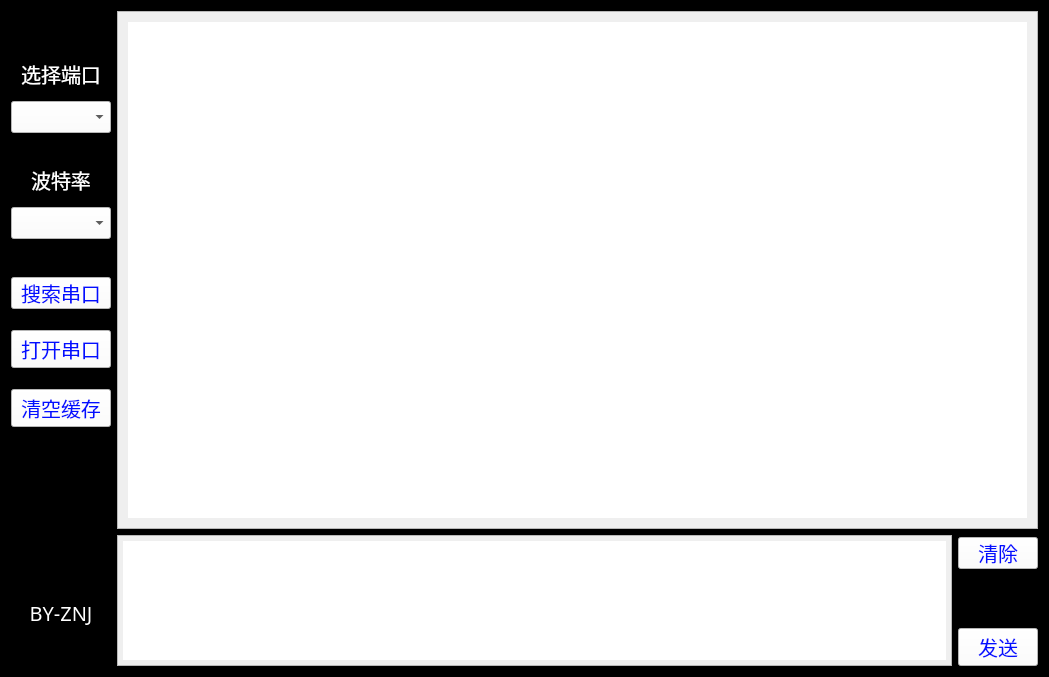
<?xml version="1.0" encoding="UTF-8"?>
<ui version="4.0">
 <class>Serial</class>
 <widget class="QWidget" name="Serial">
  <property name="geometry">
   <rect>
    <x>0</x>
    <y>0</y>
    <width>1049</width>
    <height>677</height>
   </rect>
  </property>
  <property name="sizePolicy">
   <sizepolicy hsizetype="Fixed" vsizetype="Fixed">
    <horstretch>0</horstretch>
    <verstretch>0</verstretch>
   </sizepolicy>
  </property>
  <property name="windowTitle">
   <string>小姐姐喊你收消息啦V1.1</string>
  </property>
  <property name="windowIcon">
   <iconset resource="com.qrc">
    <normaloff>:/新前缀/icon.jpg</normaloff>:/新前缀/icon.jpg</iconset>
  </property>
  <property name="layoutDirection">
   <enum>Qt::LeftToRight</enum>
  </property>
  <property name="styleSheet">
   <string notr="true">QPushButton { 

	color: rgb(2, 15, 255);
    font-size:20px;
	background-color: white;
}

QTextBrowser#textBrowser1{
	font-family:微软雅黑; 
    color: white ;
    font-size:20px;
padding:10px 10px;
}

QLabel#label{ 
	font-family:迷你简黄草;
    color: white ;
    font-size:22px;
}
QLabel#label1{ 
	font-family:迷你简黄草;
    color: white ;
    font-size:20px;
}
QLabel#label2{ 
	font-family:迷你简黄草;
    color: white ;
    font-size:20px;
}
QLabel#label_2{ 
	font-family:	Cooper Black;
    color: white ;
    font-size:20px;
}

.QWidget{ background-color: black }

QComboBox{
	font: 75 9pt &quot;Arial&quot;;
    color: black ;
    font-size:20px;
}

QPlainTextEdit{
	padding:5px 5px;
	font-family:微软雅黑;
	    font-size:20px;
}

QPushButton#button3{
margin-top : 2px;
margin-bottom:0px
padding:10px 10px;
}

QPushButton#button4{
margin-top : 2px;
margin-bottom:0px
padding:10px 10px;
}

</string>
  </property>
  <layout class="QHBoxLayout" name="horizontalLayout_2">
   <item>
    <layout class="QVBoxLayout" name="verticalLayout_9">
     <item>
      <layout class="QVBoxLayout" name="verticalLayout_8">
       <item>
        <widget class="QLabel" name="label_3">
         <property name="enabled">
          <bool>true</bool>
         </property>
         <property name="sizePolicy">
          <sizepolicy hsizetype="Fixed" vsizetype="Fixed">
           <horstretch>0</horstretch>
           <verstretch>0</verstretch>
          </sizepolicy>
         </property>
         <property name="frameShadow">
          <enum>QFrame::Raised</enum>
         </property>
         <property name="text">
          <string/>
         </property>
         <property name="textFormat">
          <enum>Qt::PlainText</enum>
         </property>
         <property name="pixmap">
          <pixmap resource="com.qrc">:/新前缀/logo.jpg</pixmap>
         </property>
         <property name="scaledContents">
          <bool>true</bool>
         </property>
         <property name="alignment">
          <set>Qt::AlignCenter</set>
         </property>
         <property name="wordWrap">
          <bool>false</bool>
         </property>
         <property name="margin">
          <number>12</number>
         </property>
        </widget>
       </item>
       <item>
        <layout class="QVBoxLayout" name="verticalLayout_7" stretch="0,0">
         <property name="spacing">
          <number>5</number>
         </property>
         <property name="sizeConstraint">
          <enum>QLayout::SetDefaultConstraint</enum>
         </property>
         <item>
          <layout class="QVBoxLayout" name="verticalLayout">
           <property name="spacing">
            <number>12</number>
           </property>
           <item>
            <widget class="QLabel" name="label1">
             <property name="sizePolicy">
              <sizepolicy hsizetype="Preferred" vsizetype="Preferred">
               <horstretch>0</horstretch>
               <verstretch>0</verstretch>
              </sizepolicy>
             </property>
             <property name="font">
              <font>
               <family>迷你简黄草</family>
               <pointsize>-1</pointsize>
              </font>
             </property>
             <property name="autoFillBackground">
              <bool>false</bool>
             </property>
             <property name="styleSheet">
              <string notr="true"/>
             </property>
             <property name="text">
              <string>选择端口</string>
             </property>
             <property name="alignment">
              <set>Qt::AlignBottom|Qt::AlignHCenter</set>
             </property>
             <property name="margin">
              <number>0</number>
             </property>
            </widget>
           </item>
           <item>
            <widget class="QComboBox" name="comboBox1">
             <property name="font">
              <font>
               <family>Arial</family>
               <pointsize>-1</pointsize>
               <weight>9</weight>
               <italic>false</italic>
               <bold>false</bold>
              </font>
             </property>
             <property name="styleSheet">
              <string notr="true">background-color: rgb(255, 255, 255);</string>
             </property>
             <property name="editable">
              <bool>false</bool>
             </property>
             <property name="insertPolicy">
              <enum>QComboBox::InsertAtCurrent</enum>
             </property>
            </widget>
           </item>
          </layout>
         </item>
         <item>
          <layout class="QVBoxLayout" name="verticalLayout_2">
           <property name="spacing">
            <number>12</number>
           </property>
           <property name="topMargin">
            <number>10</number>
           </property>
           <item>
            <widget class="QLabel" name="label2">
             <property name="font">
              <font>
               <family>迷你简黄草</family>
               <pointsize>-1</pointsize>
               <weight>50</weight>
               <bold>false</bold>
              </font>
             </property>
             <property name="text">
              <string>波特率</string>
             </property>
             <property name="alignment">
              <set>Qt::AlignBottom|Qt::AlignHCenter</set>
             </property>
             <property name="margin">
              <number>0</number>
             </property>
            </widget>
           </item>
           <item>
            <widget class="QComboBox" name="comboBox2">
             <property name="sizePolicy">
              <sizepolicy hsizetype="Preferred" vsizetype="Maximum">
               <horstretch>0</horstretch>
               <verstretch>6</verstretch>
              </sizepolicy>
             </property>
             <property name="font">
              <font>
               <family>Arial</family>
               <pointsize>-1</pointsize>
               <weight>9</weight>
               <italic>false</italic>
               <bold>false</bold>
              </font>
             </property>
             <property name="styleSheet">
              <string notr="true">background-color: rgb(255, 255, 255);</string>
             </property>
             <property name="insertPolicy">
              <enum>QComboBox::InsertAtCurrent</enum>
             </property>
             <property name="sizeAdjustPolicy">
              <enum>QComboBox::AdjustToMinimumContentsLength</enum>
             </property>
             <property name="iconSize">
              <size>
               <width>20</width>
               <height>20</height>
              </size>
             </property>
             <property name="duplicatesEnabled">
              <bool>false</bool>
             </property>
             <property name="modelColumn">
              <number>0</number>
             </property>
            </widget>
           </item>
          </layout>
         </item>
        </layout>
       </item>
      </layout>
     </item>
     <item>
      <layout class="QVBoxLayout" name="verticalLayout_3">
       <property name="spacing">
        <number>21</number>
       </property>
       <property name="topMargin">
        <number>30</number>
       </property>
       <property name="bottomMargin">
        <number>6</number>
       </property>
       <item>
        <widget class="QPushButton" name="button4">
         <property name="sizePolicy">
          <sizepolicy hsizetype="Minimum" vsizetype="Fixed">
           <horstretch>0</horstretch>
           <verstretch>5</verstretch>
          </sizepolicy>
         </property>
         <property name="font">
          <font>
           <family>迷你简黄草</family>
           <pointsize>-1</pointsize>
          </font>
         </property>
         <property name="styleSheet">
          <string notr="true"/>
         </property>
         <property name="text">
          <string>搜索串口</string>
         </property>
         <property name="iconSize">
          <size>
           <width>20</width>
           <height>40</height>
          </size>
         </property>
        </widget>
       </item>
       <item>
        <widget class="QPushButton" name="button1">
         <property name="font">
          <font>
           <family>迷你简黄草</family>
           <pointsize>-1</pointsize>
          </font>
         </property>
         <property name="styleSheet">
          <string notr="true"/>
         </property>
         <property name="text">
          <string>打开串口</string>
         </property>
        </widget>
       </item>
       <item>
        <widget class="QPushButton" name="button5">
         <property name="font">
          <font>
           <family>迷你繁陆行</family>
           <pointsize>-1</pointsize>
          </font>
         </property>
         <property name="styleSheet">
          <string notr="true"/>
         </property>
         <property name="text">
          <string>清空缓存</string>
         </property>
        </widget>
       </item>
      </layout>
     </item>
     <item>
      <layout class="QVBoxLayout" name="verticalLayout_6" stretch="0,0">
       <property name="spacing">
        <number>15</number>
       </property>
       <item>
        <widget class="QLabel" name="label">
         <property name="styleSheet">
          <string notr="true"/>
         </property>
         <property name="text">
          <string/>
         </property>
         <property name="alignment">
          <set>Qt::AlignCenter</set>
         </property>
         <property name="margin">
          <number>4</number>
         </property>
        </widget>
       </item>
       <item>
        <widget class="QLabel" name="label_2">
         <property name="font">
          <font>
           <family>Cooper Black</family>
           <pointsize>-1</pointsize>
          </font>
         </property>
         <property name="styleSheet">
          <string notr="true"/>
         </property>
         <property name="text">
          <string>BY-ZNJ</string>
         </property>
         <property name="alignment">
          <set>Qt::AlignCenter</set>
         </property>
         <property name="margin">
          <number>5</number>
         </property>
        </widget>
       </item>
      </layout>
     </item>
    </layout>
   </item>
   <item>
    <layout class="QVBoxLayout" name="verticalLayout_5" stretch="8,2">
     <item>
      <widget class="QTextBrowser" name="textBrowser1">
       <property name="font">
        <font>
         <family>微软雅黑</family>
         <pointsize>-1</pointsize>
        </font>
       </property>
       <property name="styleSheet">
        <string notr="true">
border-image: url(:/新前缀/girl.jpg);


</string>
       </property>
       <property name="html">
        <string>&lt;!DOCTYPE HTML PUBLIC &quot;-//W3C//DTD HTML 4.0//EN&quot; &quot;http://www.w3.org/TR/REC-html40/strict.dtd&quot;&gt;
&lt;html&gt;&lt;head&gt;&lt;meta name=&quot;qrichtext&quot; content=&quot;1&quot; /&gt;&lt;style type=&quot;text/css&quot;&gt;
p, li { white-space: pre-wrap; }
&lt;/style&gt;&lt;/head&gt;&lt;body style=&quot; font-family:'微软雅黑'; font-size:20px; font-weight:400; font-style:normal;&quot;&gt;
&lt;p style=&quot;-qt-paragraph-type:empty; margin-top:0px; margin-bottom:0px; margin-left:0px; margin-right:0px; -qt-block-indent:0; text-indent:0px; font-family:'Arial';&quot;&gt;&lt;br /&gt;&lt;/p&gt;&lt;/body&gt;&lt;/html&gt;</string>
       </property>
      </widget>
     </item>
     <item>
      <layout class="QHBoxLayout" name="horizontalLayout">
       <item>
        <widget class="QPlainTextEdit" name="TextEdit">
         <property name="font">
          <font>
           <family>微软雅黑</family>
           <pointsize>-1</pointsize>
          </font>
         </property>
         <property name="lineWidth">
          <number>0</number>
         </property>
         <property name="undoRedoEnabled">
          <bool>false</bool>
         </property>
        </widget>
       </item>
       <item>
        <layout class="QVBoxLayout" name="verticalLayout_4">
         <property name="spacing">
          <number>59</number>
         </property>
         <item>
          <widget class="QPushButton" name="button3">
           <property name="font">
            <font>
             <family>迷你简黄草</family>
             <pointsize>-1</pointsize>
            </font>
           </property>
           <property name="styleSheet">
            <string notr="true"/>
           </property>
           <property name="text">
            <string>清除</string>
           </property>
          </widget>
         </item>
         <item>
          <widget class="QPushButton" name="button2">
           <property name="font">
            <font>
             <family>迷你简黄草</family>
             <pointsize>-1</pointsize>
            </font>
           </property>
           <property name="styleSheet">
            <string notr="true"/>
           </property>
           <property name="text">
            <string>发送</string>
           </property>
          </widget>
         </item>
        </layout>
       </item>
      </layout>
     </item>
    </layout>
   </item>
  </layout>
  <zorder>layoutWidget</zorder>
  <zorder>layoutWidget</zorder>
  <zorder></zorder>
 </widget>
 <resources>
  <include location="com.qrc"/>
 </resources>
 <connections/>
</ui>
